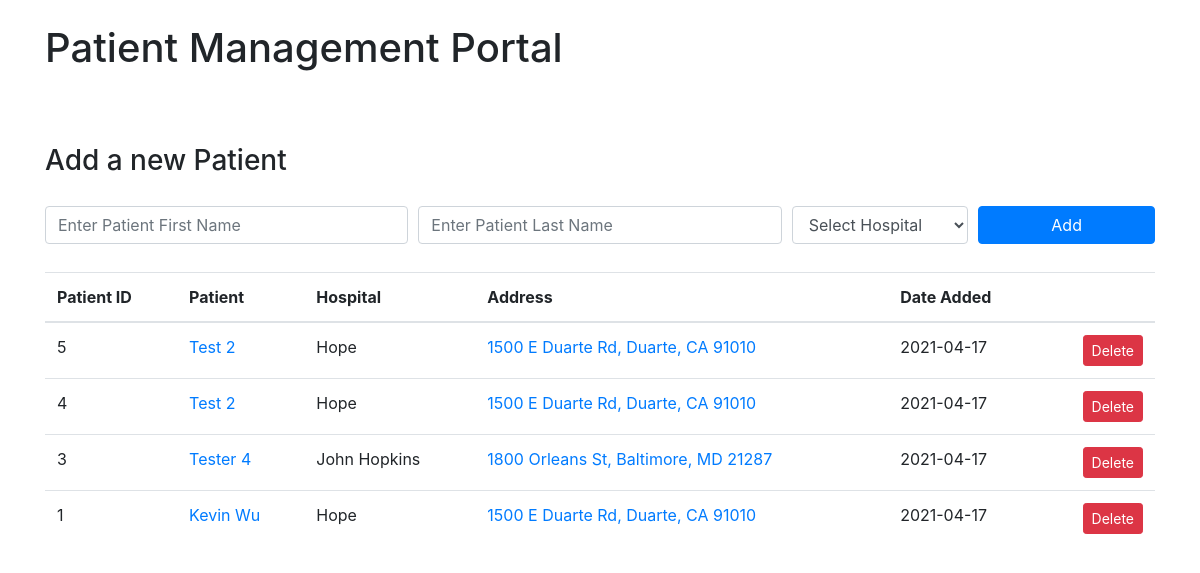
The page / on the database its author committed.
### app/models.py (models this page shows, shortened)
class Patient(db.Model):
    id = db.Column(db.Integer, primary_key=True)
    first_name = db.Column(db.String(80), nullable=False)
    last_name = db.Column(db.String(80), nullable=False)
    created_at = db.Column(db.DateTime, nullable=False, default=datetime.utcnow)
    hospital_id = db.Column(db.Integer, db.ForeignKey('hospital.id'), nullable=False)

class Hospital(db.Model):
    id = db.Column(db.Integer, primary_key=True)
    name = db.Column(db.String(80), nullable=False)
    address = db.Column(db.String(300), nullable=False)
    created_at = db.Column(db.DateTime, nullable=False, default=datetime.utcnow)
    patients = db.relationship('Patient', backref='hospital', lazy=True)

### app/views.py (the view)
@app.route('/', methods=['GET', 'POST'])
def index():
    if request.method == 'POST':
        first_name = request.form['first_name']
        last_name = request.form['last_name']
        hospital_id = request.form['hospital_id']
        new_patient = Patient(first_name=first_name,last_name=last_name, hospital_id=hospital_id)
        try:
            db.session.add(new_patient)
            db.session.commit()
            return redirect('/')
        except:
            return "There was a problem adding new stuff."
    else:
        patients = Patient.query.order_by(Patient.created_at.desc()).all()
        hospitals = Hospital.query.order_by(Hospital.id).all()
        return render_template('index.html', patients=patients, hospitals=hospitals, urllib=urllib.parse)

### app/templates/index.html
{% extends 'base.html' %}
{% block content %}
<div class="container">
  <h1 class="my-4">Patient Management Portal</h1>
  <br />
  <h3 class="my-4">Add a new Patient</h3>
  {% include 'components/add_form.html' %}
  <br />
  {% if patients|length < 1 %}
  <p>No Patients</p>
  {% else %}
  <table class="table">
    <thead>
      <tr>
        <th>Patient ID</th>
        <th>Patient</th>
        <th>Hospital</th>
        <th>Address</th>
        <th>Date Added</th>
        <th></th>
      </tr>
    </thead>
    <tbody>
      {% for patient in patients %}
      <tr>
        <td>{{ patient.id }}</td>
        <td><a href="/update/{{ patient.id }}">{{ patient.first_name + ' ' + patient.last_name }}</a></td>
        <td>{{ hospitals[patient.hospital_id - 1].name }}</td>
        <td><a href="https://www.google.com/maps/search/?api=1&query={{ hospitals[patient.hospital_id - 1].address }}" target="_blank">{{ hospitals[patient.hospital_id - 1].address }}</a></td>
        <td>{{ patient.created_at.date() }}</td>
        <td class="text-right"><a class="btn btn-danger btn-sm" href="/delete/{{ patient.id }}" role="button">Delete</a></td>
      </tr>
      {% endfor %}
    </tbody>
  </table>
  {% endif %}
</div>
{% endblock content %}

### app/templates/base.html (shortened to what this page needs)
<!DOCTYPE html>
<html lang="en">
<head>
  <link rel="stylesheet" href="https://stackpath.bootstrapcdn.com/bootstrap/4.3.1/css/bootstrap.min.css">
</head>
<body>
  {% block content %}{% endblock %}
</body>
</html>

### app/templates/components/add_form.html (shortened to what this page needs)
<form action="/" method="POST">
  <div class="form-row">
    <div class="col-sm-4 my-1">
      <input type="text" class="form-control" name="first_name" id="first_name" placeholder="Enter Patient First Name">
    </div>
    <div class="col-sm-4 my-1">
      <input type="text" class="form-control" name="last_name" id="last_name" placeholder="Enter Patient Last Name">
    </div>
    <div class="col-sm-2 my-1">
      <select class="form-control" name="hospital_id" id="hospital_id" placeholder="Select Hospital">
        <option value="" disabled selected>Select Hospital</option>
      </select>
    </div>
    <div class="col-sm-2 my-1">
      <button type="submit" class="btn btn-primary btn-block">Add</button>
    </div>
  </div>
</form>

### rows shown on the page
Patient: id "5", first_name+last_name "Test 2", created_at "2021-04-17"
Hospital: name "Hope", address "1500 E Duarte Rd, Duarte, CA 91010"
Patient: id "4", first_name+last_name "Test 2", created_at "2021-04-17"
Patient: id "3", first_name+last_name "Tester 4", created_at "2021-04-17"
Hospital: name "John Hopkins", address "1800 Orleans St, Baltimore, MD 21287"
Patient: id "1", first_name+last_name "Kevin Wu", created_at "2021-04-17"
